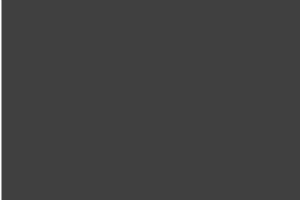
Frame 1 (no input)
Frame 60 (the mouse pressed at the canvas centre just before this capture): identical to frame 1, image omitted
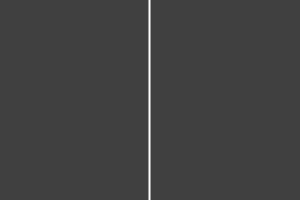
Frame 120 (the mouse held since frame 60 and released just before this capture)

The Processing sketch that drew these frames (run headless with seeded random() and noise(); from frame 60 on, the mouse is pressed at the canvas centre):

// Processing sketch: processing_23888
// ── processing_23888.pde

// a vertical line
// the position of the line is controlled by a variable 
// rather than directly through the mouse position.

float x;

void setup() {
  size(300, 200);
  stroke(255);
  strokeWeight(2);
}

void draw() {
  background(64);
  
  // x = mouseX;  // direct version
  
  // more interesting:
  // add only a fraction of the difference between mouseX and x
  // on every frame
  // we can do this because we are using a variable 
  // which "remembers" the value we put in it from frame to frame.
  x += (mouseX - x) * 0.1;
  
  line(x, 0, x, height);
}
